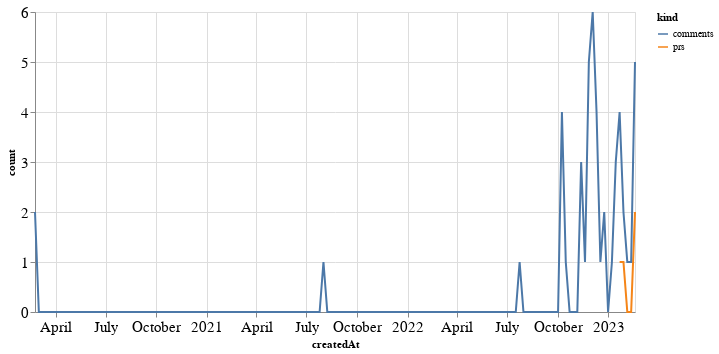

Notebook code cell kept with this figure:
### Code cell
alt.Chart(total_time, width=600).mark_line().encode(
    x='createdAt',
    y='count',
    color='kind'
)

### Figure 1 — Vega-Lite specification as saved in the notebook (floating-point values rounded to 4 significant figures; data arrays with more than 128 entries replaced by an {"elided": "..."} marker saying what was removed)
{"config": {"axisLeft": {"labelFontSize": 15}, "axisBottom": {"labelFontSize": 15}}, "data": {"name": "data-f3a6c6e06baed4bad8966bde4956c1bf"}, "mark": "line", "encoding": {"color": {"field": "kind", "type": "nominal"}, "x": {"field": "createdAt", "type": "temporal"}, "y": {"field": "count", "type": "quantitative"}}, "width": 600, "$schema": "https://vega.github.io/schema/vega-lite/v4.17.0.json", "datasets": {"data-f3a6c6e06baed4bad8966bde4956c1bf": {"elided": "314 records"}}}
